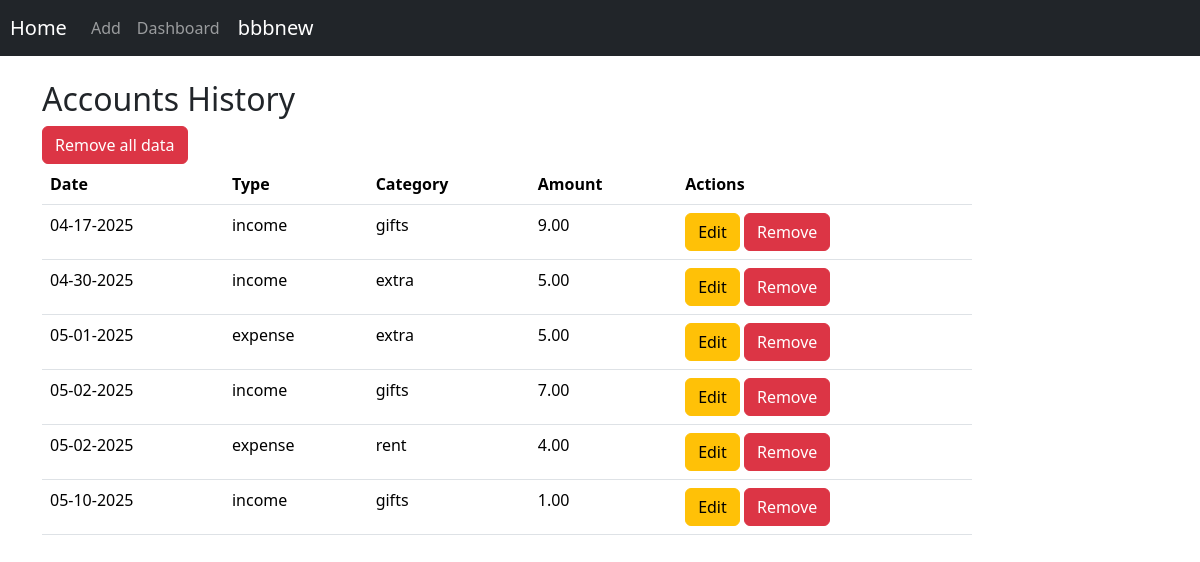
Page /home (signed in) on the committed database.
### data/users.py (models this page shows, shortened)
class User(SqlAlchemyBase, UserMixin):
    __tablename__ = 'users'
    id = sa.Column(sa.Integer, primary_key=True, autoincrement=True)
    surname = sa.Column(sa.String, nullable=True)
    name = sa.Column(sa.String, nullable=True)
    age = sa.Column(sa.Integer, nullable=True)
    email = sa.Column(sa.String, index=True, unique=True, nullable=True)
    hashed_password = sa.Column(sa.String, nullable=True)
    modified_date = sa.Column(sa.DateTime, default=datetime.datetime.now)
    pfp = sa.Column(sa.String, nullable=True)

### data/accounts.py (models this page shows, shortened)
class Accounts(SqlAlchemyBase):
    __tablename__ = 'accounts'
    id = sa.Column(sa.Integer, primary_key=True, autoincrement=True)
    user = sa.Column(sa.Integer, sa.ForeignKey("users.id"))
    type = sa.Column(sa.String, default='income')
    category = sa.Column(sa.String, default='salary')
    date = sa.Column(sa.Date)
    amount = sa.Column(sa.Numeric, default=0)

### main.py (the view)
@app.route('/home')
@login_required
def index():
    db_sess = db_session.create_session()
    accounts = db_sess.query(Accounts).filter(Accounts.user == current_user.id).order_by(Accounts.date.asc()).all()
    ai_cache.clear()
    db_sess.close()
    return render_template('index.html', title='Finance Tracker', accounts=accounts)

### data/__db_session.py (called while the page is built)
def create_session() -> Session:
    return __factory()

### main.py (called while the page is built)
@login_manager.user_loader
def load_user(user_id: id) -> User | None:
    return db_session.create_session().get(User, user_id)

### templates/index.html (shortened to what this page needs)
{% extends "base.html" %}
{% block content %}
    <div class="col-sm-10 ml-auto mr-auto ">
        <H2>Accounts History</H2>
        <div>
            <a onclick="showDeleteModal1()" class="btn btn-danger">
                Remove all data
            </a>
        </div>
        <table class="table">
            <thead class="thead-dark">
            <tr>
                <th scope="col">Date</th>
                <th scope="col">Type</th>
                <th scope="col">Category</th>
                <th scope="col">Amount</th>
                <th scope="col">Actions</th>
            </tr>
            </thead>
            <tbody>
            {% for entry in accounts %}
                <tr>
                    <td>{{ entry.date.strftime("%m-%d-%Y") }}</td>
                    <td>{{ entry.type }}</td>
                    <td>{{ entry.category }}</td>
                    <td>{{ (entry.amount|round(2)|string) }}</td>
                    <td>
                        <div>
                            <a href="/accounts/{{ entry.id }}" class="btn btn-warning">
                                Edit
                            </a>
                            <a onclick="showDeleteModal({{ entry.id }})" class="btn btn-danger">
                                Remove
                            </a>
                        </div>
                    </td>
                </tr>
            {% endfor %}
            </tbody>
        </table>
    </div>
{% endblock %}

### templates/base.html (shortened to what this page needs)
<!doctype html>
<html lang="en">
<head>
    <link href="https://cdn.jsdelivr.net/npm/bootstrap@5.3.5/dist/css/bootstrap.min.css" rel="stylesheet"
>
    <link rel="stylesheet"
          href="/static/css/style.css">
</head>
<body>
<header>
    <div class="container-fluid">
        <div class="row">
            <div class="col-md-12 p-0">
                <header class="mb-4">
                    <nav class="navbar navbar-expand-lg navbar-dark bg-dark">
                        <a class="navbar-brand" href="{{ url_for('index') }}">Home</a>
                        <div class="collapse navbar-collapse" id="navbarNavAltMarkup">
                            <div class="navbar-nav ml-auto mr-3">
                                <a class="nav-item nav-link" href="{{ url_for('add_account') }}">Add</a>
                                <a class="nav-item nav-link" href="/period">Dashboard</a>
                                {% if current_user.is_authenticated %}
                                    <a class="navbar-brand" href="{{ url_for('profile') }}">{{ current_user.name }}</a>
                                {% else %}
                                    <p>
                                        <a class="btn btn-primary" id="sign-up" href="/register">Sign up</a>
                                        <a class="btn btn-success" id="login" href="/login">Log in</a>
                                    </p>
                                {% endif %}
                            </div>
                        </div>
                    </nav>
                </header>
            </div>
</header>
<main role="main" class="container">
    {% block content %}{% endblock %}
</main>
</body>
</html>

### static/css/style.css (style rules this page uses)
.navbar-brand { margin-left: 10px; }

### rows in the picture
User: name "bbbnew"
Accounts: date "04-17-2025", type "income", category "gifts", amount "9.00"
Accounts: date "04-30-2025", type "income", category "extra", amount "5.00"
Accounts: date "05-01-2025", type "expense", category "extra", amount "5.00"
Accounts: date "05-02-2025", type "income", category "gifts", amount "7.00"
Accounts: date "05-02-2025", type "expense", category "rent", amount "4.00"
Accounts: date "05-10-2025", type "income", category "gifts", amount "1.00"
